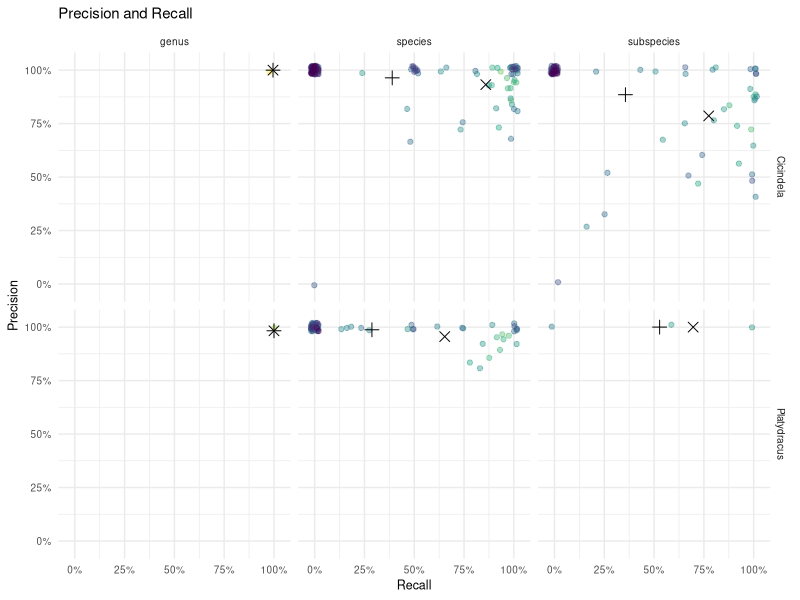
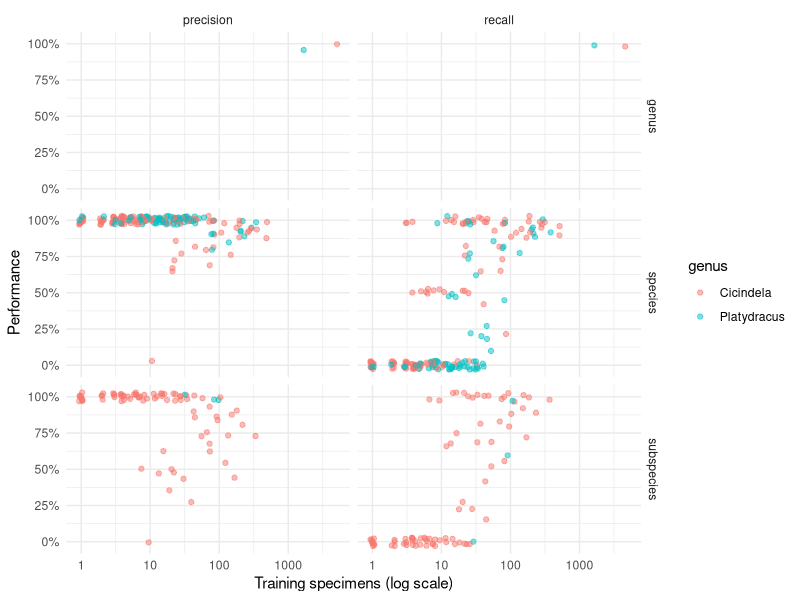
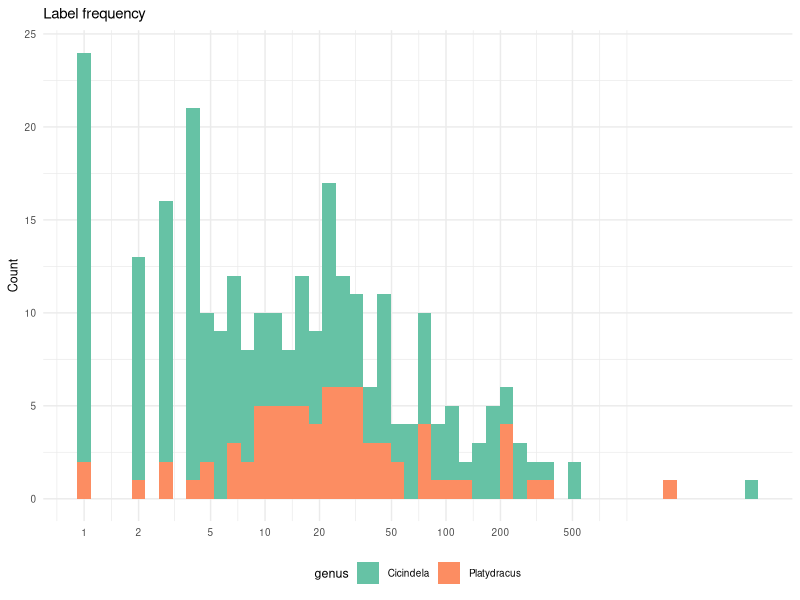
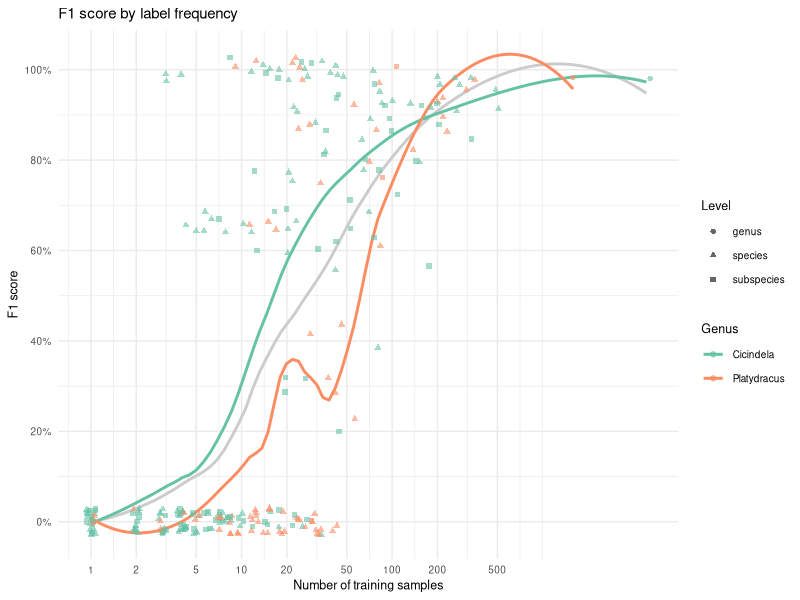
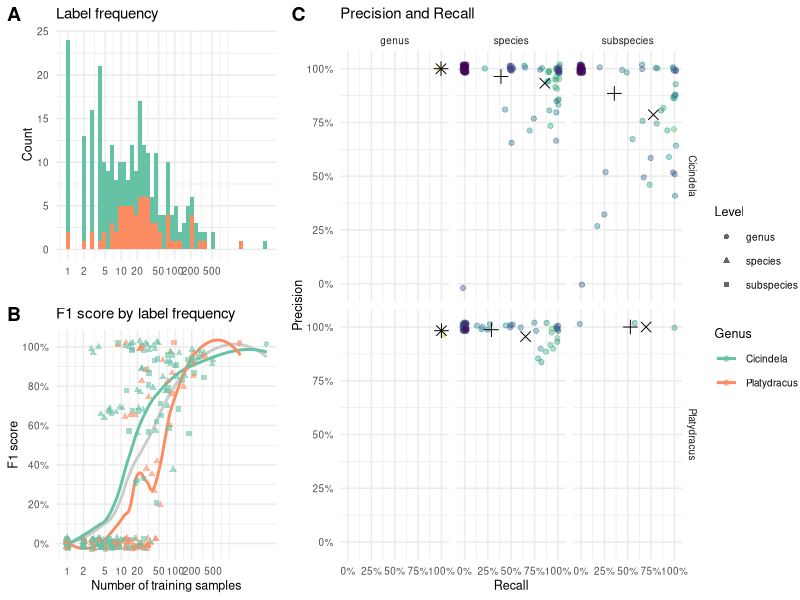
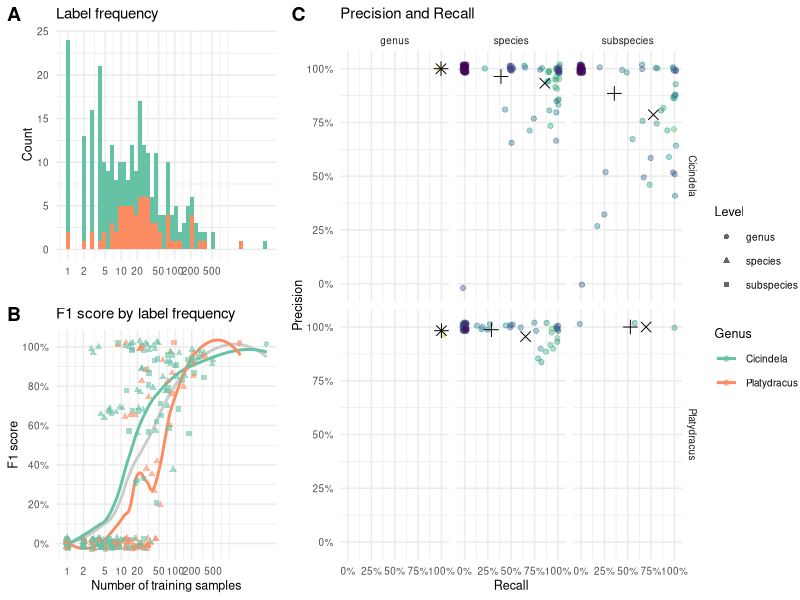
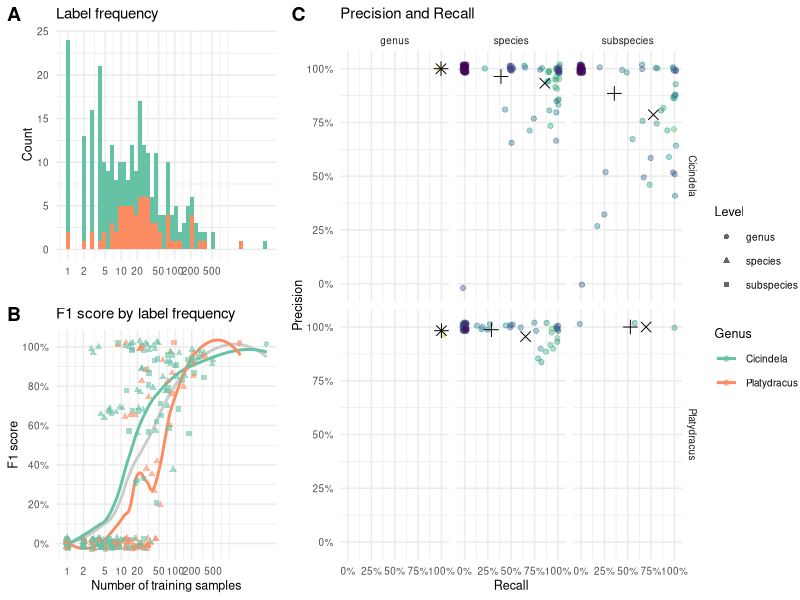

The R script that drew these images, in order:
## ---- chunk 1
set.seed(1324)
library(tidyverse)
library(ggthemes)
library(cowplot)
## ---- chunk 2
performance_data <- read_csv("test_results_eva02_large_patch14_448.mim_m38m_ft_in22k_in1k.csv") %>%
  mutate(
    across(starts_with('micro'), ~ .x / 100),
    taxonomic_level = case_when(
      str_detect(Term, "^[A-Z]") ~ "genus",
      str_count(Term, "_") == 1 ~ "species",
      TRUE ~ "subspecies"
    ),
    taxonomic_level = factor(taxonomic_level, levels = c("genus", "species", "subspecies")),
    f1 = true_positives / (true_positives + (false_positives + false_negatives) / 2)
  ) %>%
  rename(
    taxon = Term,
    precision = micro_precision,
    recall = micro_recall,
    training_specimens = N_train,
    test_specimens = N
  )

glimpse(performance_data)
## ---- chunk 3
calculate_averages <- function(data, ...) {
  data %>%
    group_by(...) %>%
    summarise(
      precision_equal = mean(precision, na.rm = TRUE),
      recall_equal = mean(recall, na.rm = TRUE),
      precision_weighted = weighted.mean(precision, training_specimens, na.rm = TRUE),
      recall_weighted = weighted.mean(recall, training_specimens, na.rm = TRUE),
      n_terms = n(),
      .groups = 'drop'
    )
}
## ---- chunk 4
summary_stats <- calculate_averages(performance_data, genus, taxonomic_level)

plot_averages <- summary_stats %>%
  select(-n_terms) %>%
  pivot_longer(cols = c(-genus, -taxonomic_level), names_to = 'metric') %>%
  mutate(
    weighted = str_detect(metric, '_weighted'),
    metric_clean = str_replace(metric, '^(.+?)_(equal|weighted)$', '\\1')
  ) %>%
  select(-metric) %>%
  pivot_wider(names_from = metric_clean, values_from = value) %>%
  mutate(
    weighting_type = if_else(weighted, "Weighted by specimens", "Equal taxa")
  )

print("Summary Statistics by Genus and Taxonomic Level:")
summary_stats
## ---- chunk 5
plot_data <- performance_data %>%
  arrange(desc(training_specimens))
## ---- chunk 6
precision_recall_plot <- ggplot() +
  geom_jitter(
    data = plot_data,
    aes(y = precision, x = recall, color = training_specimens),
    width = 0.02,
    height = 0.02,
    alpha = 0.4
  ) +
  geom_point(
    data = plot_averages,
    aes(y = precision, x = recall, shape = weighted),
    size = 3
  ) +
  scale_shape_manual(
    values = c(3, 4),
    name = 'Averaging',
    labels = c("taxa", 'specimens'),
    guide = 'none'
  ) +
  scale_color_viridis_c(
    trans = 'log10',
    name = "Specimens\nin training",
    breaks = c(1, 10, 100, max(plot_data$training_specimens)),
    guide = 'none'
  ) +
  scale_x_continuous(labels = scales::percent, breaks = seq(0,1,by=.25), limits=c(-0.03,1.03)) +
  scale_y_continuous(labels = scales::percent, breaks = seq(0,1,by=.25), limits=c(-0.03,1.03)) +
  ggtitle("Precision and Recall") +
  xlab("Recall") +
  ylab("Precision") +
  facet_grid(genus ~ taxonomic_level) +
  theme_minimal() +
  theme(text = element_text(size=9))

print(precision_recall_plot)
## ---- chunk 7
training_size_data <- performance_data %>%
  arrange(desc(training_specimens)) %>%
  pivot_longer(
    cols = c("precision", "recall"),
    names_to = "metric",
    values_to = "value"
  )
## ---- chunk 8
training_size_plot <- ggplot(training_size_data) +
  geom_jitter(
    aes(x = training_specimens, y = value, color = genus),
    width = 0.03,
    height = 0.03,
    alpha = 0.5
  ) +
  scale_x_log10() +
  scale_y_continuous(labels = scales::percent) +
  xlab("Training specimens (log scale)") +
  ylab("Performance") +
  facet_grid(taxonomic_level ~ metric) +
  theme_minimal()

print(training_size_plot)
## ---- chunk 9
cat("Dataset Overview:\n")
cat(sprintf("- Total taxa analyzed: %d\n", nrow(performance_data)))

for (g in sort(unique(performance_data$genus))) {
  gdata <- performance_data %>% filter(genus == g)
  cat(sprintf("\n%s (n_terms = %d):\n", g, nrow(gdata)))
  for (lvl in c("genus", "species", "subspecies")) {
    sub <- gdata %>% filter(taxonomic_level == lvl)
    if (nrow(sub) == 0) next
    row <- summary_stats %>% filter(genus == g, taxonomic_level == lvl)
    cat(sprintf("  %-10s  n=%3d  precision (equal)=%.1f%%  recall (equal)=%.1f%%  precision (wt)=%.1f%%  recall (wt)=%.1f%%\n",
                lvl, nrow(sub),
                100 * row$precision_equal, 100 * row$recall_equal,
                100 * row$precision_weighted, 100 * row$recall_weighted))
  }
}
## ---- chunk 10
dist_plot <- ggplot(plot_data) +
  geom_histogram(
    aes(x = training_specimens, fill = genus),
    bins = 50,
    position = "stack"
  ) +
  scale_fill_brewer(palette = "Set2") +
  scale_x_log10(breaks=c(1,2,5,10,20,50,100,200,500)) +
  ggtitle("Label frequency") +
  xlab(NULL) +
  ylab("Count") +
  theme_minimal() +
  theme(text = element_text(size=9), legend.position = "bottom")

dist_plot
## ---- chunk 11
f1_plot <- ggplot(plot_data) +
  geom_smooth(
    aes(x = training_specimens, y = f1),
    method = "loess",
    span = 0.6,
    se = FALSE,
    color = gray(0.8)
  ) +
    geom_smooth(
    aes(x = training_specimens, y = f1, group=genus,color=genus),
    method = "loess",
    span = 0.6,
    se = FALSE,
    alpha=0.2,
  ) +
  geom_jitter(
    aes(x = training_specimens, y = f1, color = genus, shape = taxonomic_level),
    width = 0.03,
    height = 0.03,
    alpha = 0.6
  ) +
  scale_x_log10(breaks = c(1, 2, 5, 10, 20, 50, 100, 200, 500)) +
  scale_y_continuous(
    labels = scales::percent,
    breaks = seq(0, 1.00, by = 0.20)
  ) +
  scale_color_brewer(palette = "Set2", name = "Genus") +
  scale_shape_discrete(name = "Level") +
  ggtitle("F1 score by label frequency") +
  xlab("Number of training samples") +
  ylab("F1 score") +
  theme_minimal() +
  theme(text = element_text(size=9))

f1_plot
## ---- chunk 12
shared_legend <- get_legend(f1_plot)
## ---- chunk 13
p_AB <- cowplot::plot_grid(
  dist_plot + theme(legend.position = 'none'),
  f1_plot + theme(legend.position = 'none'),
  ncol = 1,
  labels = "AUTO",
  align = 'hv',
  axis = 'lrtb'
)

p <- cowplot::plot_grid(
  p_AB,
  precision_recall_plot,
  shared_legend,
  rel_widths = c(0.8, 1.2, 0.25),
  nrow = 1,
  labels = c("", "C", "")
)

p
## ---- chunk 14
ggsave(
  filename = 'taxonomy_metrics.pdf',
  plot = p,
  device = 'pdf',
  width = 11,
  height = 5,
  units = 'in',
  useDingbats = FALSE
)

ggsave(
  filename = 'taxonomy_metrics.png',
  plot = p,
  device = 'png',
  width = 11,
  height = 5,
  units = 'in',
  dpi = 300
)
## ---- chunk 15
performance_data %>%
  filter(taxon %in% c("cicindela_sylvicola", "Cicindela", "Platydracus"))
